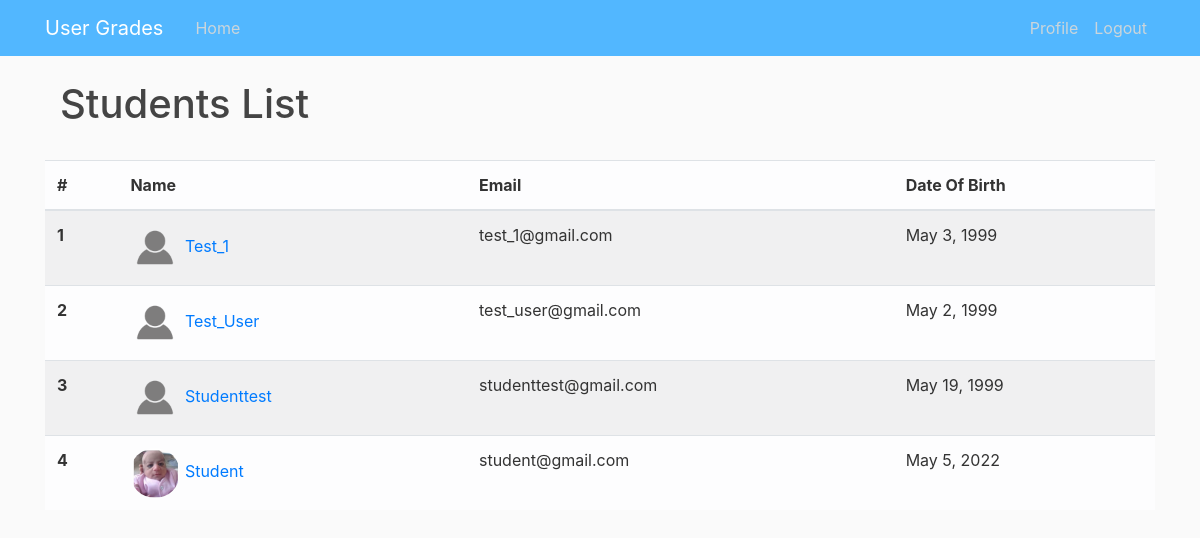
Page / (signed in) on the committed database.
### users/models.py (models this page shows, shortened)
class User(AbstractUser):
    GENDER_CHOICES = (
        ("F", "Female"),
        ("M", "Male"),
        ("O", "Other"),
    )
    username = models.CharField(
        _("username"),
        max_length=150,
        unique=False,
        help_text=_(
            "150 characters or fewer. Letters, digits and @/./+/-/_ only."
        ),
        null=True,
        blank=True
    )
    email = models.EmailField(
        _("email"),
        max_length=255,
        unique=True,
        null=False,
        help_text=_(
            "Enter your email address here."
        ),
        error_messages={
            "unique": _("A user with that email already exists."),
        },
    )
    date_of_birth = models.DateTimeField(_("date_of_birth"), auto_now=False, auto_now_add=False, null=True, blank=True)
    gender = models.CharField(_("gender"), max_length=50, choices=GENDER_CHOICES)
    image = models.ImageField(default='profile_pics/default.png', upload_to='profile_pics/', null=True)
    bio = models.TextField(blank=True)
    role = models.ForeignKey(Role, verbose_name=_("role"), on_delete=models.CASCADE, related_name="users", null=True)
    EMAIL_FIELD = "email"
    USERNAME_FIELD = "email"
    REQUIRED_FIELDS = ["username"]

### crud/views.py (the view)
# urls.py: path('', views.HomeView.as_view(), name='HomeView'),
class HomeView(LoginRequiredMixin, View):
    def get(self, request):
        if not request.user.role:
            return HttpResponse("You dont have any role assigned.", status=401)
        if request.user.role.id == Role.STUDENT:
            context = {
                'object': request.user
            }
            return render(request, 'crud/user-details.html', context)
        elif request.user.role.id == Role.TEACHER:
            students = User.objects.filter(role__id = Role.STUDENT, is_active=True).order_by('-id')
            context = {
                'students': students
            }
            return render(request, 'crud/home.html', context)
        return HttpResponse("Sorry, you dont have the required role to access the app.", status=401)

### templates/crud/home.html (shortened to what this page needs)
{% extends "base.html" %}
{% load static %}
{% load crispy_forms_tags %}
{% block content %}
<div class="container">
  <h1>Students List</h1>
  <div class="row">
    <div class="col-12 my-4 p-0" style="overflow-x: auto;">
      <table class="table table-striped table-light my-0">
        <thead>
          <tr>
            <th scope="col">#</th>
            <th scope="col">Name</th>
            <th scope="col">Email</th>
            <th scope="col">Date Of Birth</th>
          </tr>
        </thead>
        <tbody>
          {% for student in students %}
            <tr>
              <th scope="row">{{forloop.counter}}</th>
              <td>
                <img src="{{student.image.url}}" alt="" class="rounded-circle" height="50px" width="50px">
                <a href="{% url 'crud:StudentDetailView' pk=student.pk %}">
                  {{student.username|title}}
                </a>
              </td>
              <td>{{student.email}}</td>
              <td>{{student.date_of_birth.date}}</td>
            </tr>
          {% endfor %}
        </tbody>
      </table>
    </div>
  </div>
</div>
{% endblock content %}

### static/style.css (style rules this page uses)
body { background: #fafafa; color: #333333; margin-top: 5rem; }
h1, h2, h3, h4, h5, h6 { color: #444444; }

### rows in the picture
User: image (placeholder picture), username "Test_1", email "test_1@gmail.com", date_of_birth "May 3, 1999"
User: image (placeholder picture), username "Test_User", email "test_user@gmail.com", date_of_birth "May 2, 1999"
User: image (placeholder picture), username "Studenttest", email "studenttest@gmail.com", date_of_birth "May 19, 1999"
User: image (picture), username "Student", email "student@gmail.com", date_of_birth "May 5, 2022"
